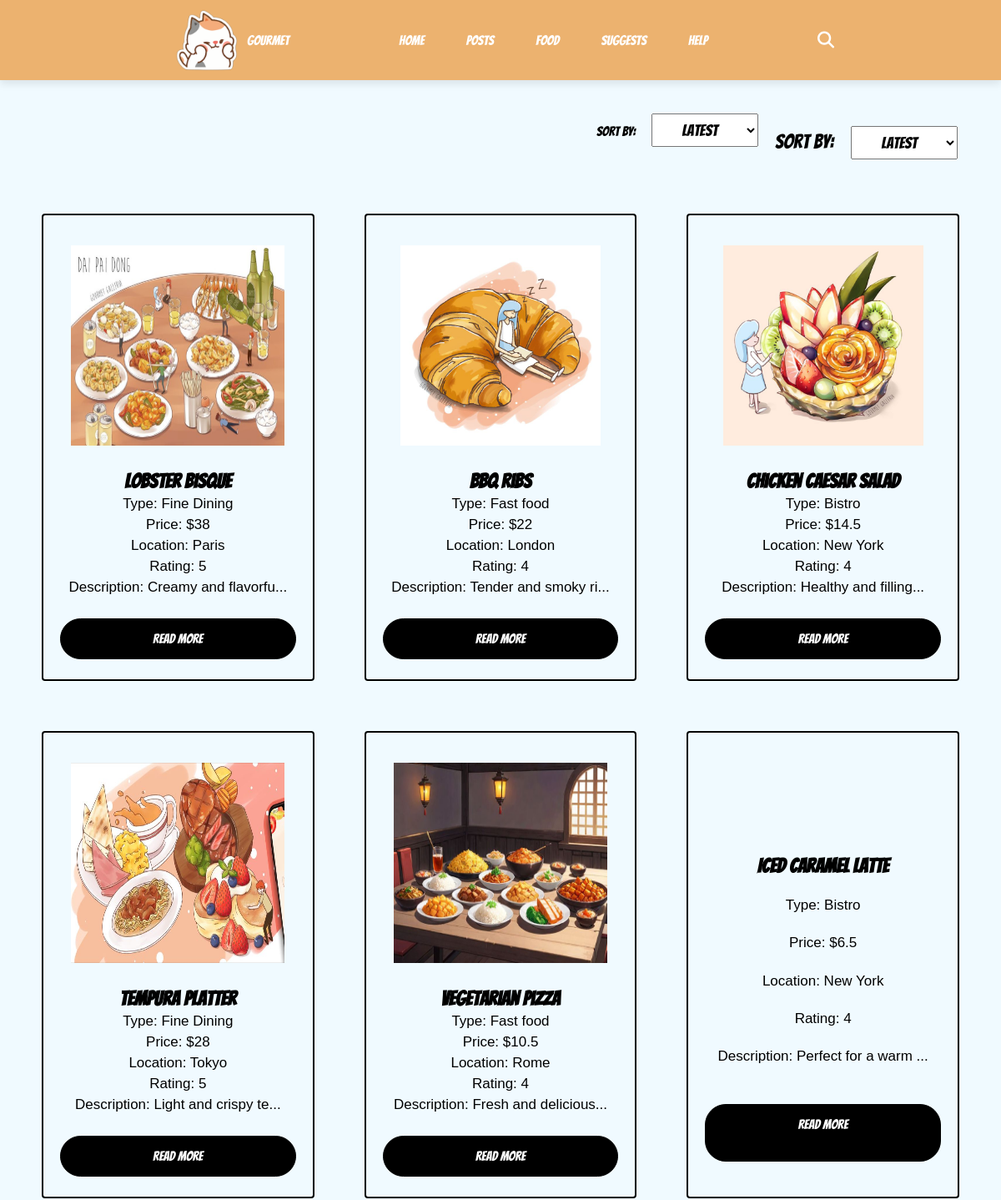
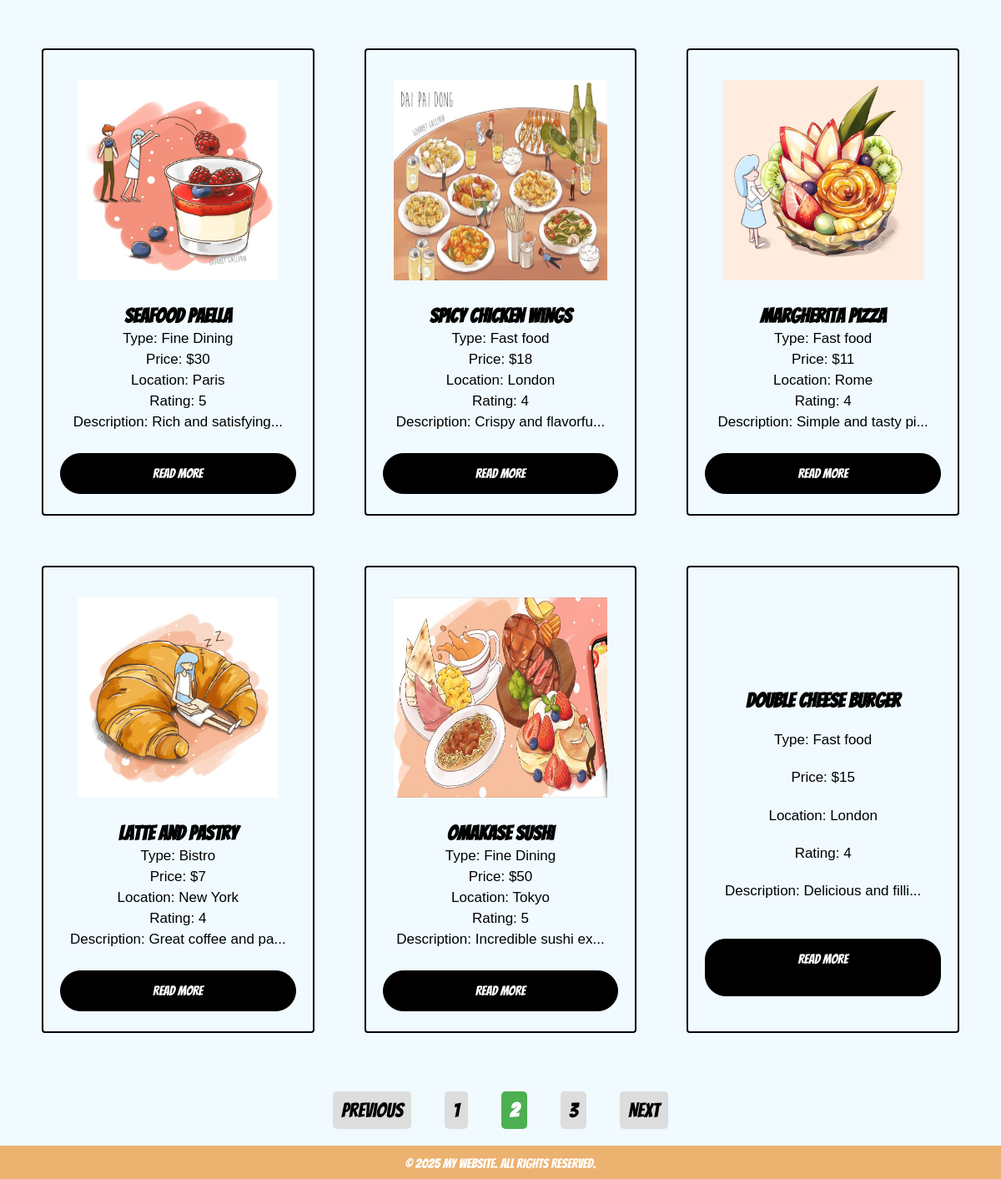
The page /index.php?page=posts&sort=latest&p=2 on the database its author committed (2 pictures, top to bottom).
### tables this page shows
CREATE TABLE Post (
	ID INT AUTO_INCREMENT PRIMARY KEY,
    Price FLOAT CHECK (Price > 0),
    Image VARCHAR(255),
    Postname VARCHAR(255) ,
    Post_datetime DATETIME ,
    Username VARCHAR(255) ,
    Description LONGTEXT ,
    Rating ENUM('1','2','3','4','5') DEFAULT '1',
    Restaurent_ID CHAR(5),
    Restaurent_type ENUM('Fine Dining', 'Fast food', 'Bistro', 'Buffet', 'Bakery')  DEFAULT 'Fine Dining'
);

CREATE TABLE Restaurent(
	ID CHAR(5) UNIQUE,
    Res_name VARCHAR(255),
    Res_type ENUM('Fine Dining', 'Fast food', 'Bistro', 'Buffet', 'Bakery') NOT NULL DEFAULT 'Fine Dining',
    Location TEXT NOT NULL
);

### pages/posts.php (the view, shortened to what this page needs)
<?php
  $conn = mysqli_connect('localhost', 'thanh', 'bavui4444', 'GOURMET');
  $sort_option = isset($_GET['sort']) ? $_GET['sort'] : 'latest';
  $order_by = '';
  switch ($sort_option) {
    case 'latest':
      $order_by = 'Post.Post_datetime DESC';
      break;
  }
  $items_per_page = 12;
  $current_page = isset($_GET['p']) ? (int)$_GET['p'] : 1;
  $offset = ($current_page - 1) * $items_per_page;
  $sql = "SELECT * FROM Post JOIN Restaurent ON Post.Restaurent_ID = Restaurent.ID ORDER BY $order_by LIMIT $items_per_page OFFSET $offset";
  $result = mysqli_query($conn, $sql);
  $posts = mysqli_fetch_all($result, MYSQLI_ASSOC);
  $count_sql = "SELECT COUNT(*) AS total FROM Post";
  $count_result = mysqli_query($conn, $count_sql);
  $total_items = mysqli_fetch_assoc($count_result)['total'];
  $total_pages = ceil($total_items / $items_per_page);
?>
<!DOCTYPE html>
<html lang="en">
<head>
  <link rel="stylesheet" href="<?= BASE_URL ?>style/services2.css">
  <link rel="stylesheet" href="<?= BASE_URL ?>style/cards.css">
  <link rel="stylesheet" href="<?= BASE_URL ?>style/filter.css">
</head>
<body>
<header>
    <nav class="nav">
      <a href="#" class="logo" id="logo-img"> <img src="<?= BASE_URL ?>/image/output.jpg" alt=""> Gourmet</a>
      <ul class="nav-links">
        <li><a href="index.php">Home</a></li>
        <li><a href="index.php?page=posts">Posts</a></li>
        <li><a href="#">Food</a></li>
        <li><a href="#">Suggests</a></li>
        <li><a href="#">Help</a></li>
      </ul>
      <i class="fa-solid fa-magnifying-glass search-icon" id="searchIcon"></i>
    </nav>
  </header>
  <main>
    <div class="filter">
    <div class="filter-columns" >
        <label for="sort">Sort by: </label>
        <select id="sort" onchange="applySort()" style="font-size: 1.2rem; width: 8rem; height: max-content; padding: 0.5rem 0rem; text-align: center;margin-left: 1rem;">
          <option value="latest" <?= $sort_option == 'latest' ? 'selected' : '' ?>>Latest</option>
        </select>
      </div>
      <div class="filter-options" >
        <label for="sort">Sort by: </label>
        <select id="sort" onchange="applySort()" style="font-size: 1.2rem; width: 8rem; height: max-content; padding: 0.5rem 0rem; text-align: center;margin-left: 1rem;">
          <option value="latest" <?= $sort_option == 'latest' ? 'selected' : '' ?>>Latest</option>
        </select>
      </div>
    </div>
  <div class="cards">
    <div class="services">
      <?php foreach ($posts as $post) { ?>
        <div class="content content-1">
          <div class="fa-solid">
          <img src="<?= htmlspecialchars($post['Image']); ?>" alt="" />
          </div>
          <h2><?= htmlspecialchars($post['Postname']); ?></h2>
          <p id="type_res">Type: <?= htmlspecialchars($post['Restaurent_type']); ?></p>
          <p id="price">Price: $<?= htmlspecialchars($post['Price']); ?></p>
          <p id="location_res">Location: <?= htmlspecialchars($post['Location']); ?></p>
          <p id="rating">Rating: <?= htmlspecialchars($post['Rating']); ?></p>
          <p id="brief">Description: <?= strlen($post['Description']) > 19 ? substr($post['Description'], 0, 19) . '...' : $post['Description']; ?></p>
          <a href="#">Read More</a>
        </div>
      <?php } ?>
    </div>
  </div>
  <div style="display: flex; justify-content: center; align-items: center;">
  <div class="pagination">
    <?php if ($total_pages > 1) { ?>
      <?php if ($current_page > 1) { ?>
        <a href="index.php?page=posts&sort=<?= $sort_option; ?>&p=<?= $current_page - 1; ?>" class="page-link">Previous</a>
      <?php } ?>
      <?php if ($current_page > 1) { ?>
        <a href="index.php?page=posts&sort=<?= $sort_option; ?>&p=<?= $current_page - 1; ?>" class="page-link"><?= $current_page - 1; ?></a>
      <?php } ?>
      <a href="index.php?page=posts&sort=<?= $sort_option; ?>&p=<?= $current_page; ?>" class="page-link active"><?= $current_page; ?></a>
      <?php if ($current_page < $total_pages) { ?>
        <a href="index.php?page=posts&sort=<?= $sort_option; ?>&p=<?= $current_page + 1; ?>" class="page-link"><?= $current_page + 1; ?></a>
      <?php } ?>
      <?php if ($current_page < $total_pages) { ?>
        <a href="index.php?page=posts&sort=<?= $sort_option; ?>&p=<?= $current_page + 1; ?>" class="page-link">Next</a>
      <?php } ?>
    <?php } ?>
  </div>
</div>
  </main>
  <footer>
    <p>&copy; 2025 My Website. All Rights Reserved.</p>
  </footer>
</body>
</html>

### style/services2.css (style rules this page uses)
* { margin: 0; padding: 0; box-sizing: border-box; font-family: "Bangers", serif; }
body { background: #f0faff; display: flex; flex-direction: column; min-height: 100vh; }
header { top: 0; }
.nav { position: fixed; top:0; left: 0; width: 100%; padding: 0 200px; background: #ecb26f; box-shadow: 0 4px 10px rgba(0, 0, 0, 0.1); }
nav a img { width: 6rem; height: auto; }
#logo-img { display: flex; align-items: center; justify-content: center; }
.nav , .nav .nav-links { display: flex; align-items: center; }
.nav { justify-content: space-between; }
a { text-decoration: none; color: #fff; }
.nav .logo { font-family: 22px; font-weight: 500; }
.nav .nav-links { column-gap: 50px; list-style: none; }
.nav .nav-links a { transition: all 0.2s linear; }
.nav .search-icon { color: #fff; font-size: 20px; cursor: pointer; }
footer { background-color: #ecb26f; color: white; text-align: center; justify-content: center; padding: 0.8rem; position: inherit; width: 100%; bottom: 0; height: 5vh; }
main { margin-top: 8.5rem; }

### style/cards.css (style rules this page uses)
.cards { max-width: 100rem; margin: 0 auto; text-align: center; padding: 30px; }
.services { display: flex; flex-wrap: wrap; justify-content: center; gap: 20px; display: grid; grid-template-columns: repeat(4,1fr); gap: 20px; }
.content { display: flex; flex-wrap: wrap; flex: 1; margin: 20px; padding: 20px; border: 2px solid black; border-radius: 4px; transition: all .3s ease; height: 35rem; }
.content-1 { gap: 5px; }
.content .fa-solid { font-size: 70px; margin: 16px 0; }
.content .fa-solid img { width: auto; height: 15rem; max-width: 16rem; min-width: 10rem; }
.content > * { flex: 1 1 100%; }
.content p { font-size: 17px; font-family: 'Poppins' ,sans-serif; }
.content a { margin: 22px 0; background: black; color: white; text-align: none; text-transform: uppercase; border: 1px solid black; padding: 15px 0; border-radius: 25px; transition: .3s ease; }
#brief { display: -webkit-box; -webkit-line-clamp: 1; -webkit-box-orient: vertical; overflow: hidden; text-overflow: ellipsis; max-height: 60px; }
@media (max-width: 1400px) { .services { display: grid; grid-template-columns: repeat(3,1fr); } }

### style/filter.css (style rules this page uses)
.filter { display: flex; justify-content: flex-end; padding-right: 2rem; }
.filter-options { padding: 15px 20px; font-size: 1.5rem; }

### pages/posts.php (style rules this page uses)
.page-link { color: black; padding: .5rem 1rem; margin: 0rem 1rem; }
.pagination { display: flex; align-items: center; justify-content: center; text-align: center; margin: 20px; font-size: 1.5rem; max-width: 15rem; width: fit-content; min-width: 5rem; }
.pagination { gap: 8px; }
.page-link { padding: 10px; text-decoration: none; background: #ddd; border-radius: 5px; transition: background 0.3s; }
.page-link.active { background: #4CAF50; color: white; font-weight: bold; }

### rows shown on the page
post: Image (picture), Postname "Lobster Bisque", Restaurent_type "Fine Dining", Price "38", Restaurent_ID.Location "Paris", Rating "5", Description "Creamy and flavorfu"
post: Image (picture), Postname "BBQ Ribs", Restaurent_type "Fast food", Price "22", Restaurent_ID.Location "London", Rating "4", Description "Tender and smoky ri"
post: Image (picture), Postname "Chicken Caesar Salad", Restaurent_type "Bistro", Price "14.5", Restaurent_ID.Location "New York", Rating "4", Description "Healthy and filling"
post: Image (picture), Postname "Tempura Platter", Restaurent_type "Fine Dining", Price "28", Restaurent_ID.Location "Tokyo", Rating "5", Description "Light and crispy te"
post: Image (picture), Postname "Vegetarian Pizza", Restaurent_type "Fast food", Price "10.5", Restaurent_ID.Location "Rome", Rating "4", Description "Fresh and delicious"
post: Postname "Iced Caramel Latte", Restaurent_type "Bistro", Price "6.5", Restaurent_ID.Location "New York", Rating "4", Description "Perfect for a warm"
post: Image (picture), Postname "Seafood Paella", Restaurent_type "Fine Dining", Price "30", Restaurent_ID.Location "Paris", Rating "5", Description "Rich and satisfying"
post: Image (picture), Postname "Spicy Chicken Wings", Restaurent_type "Fast food", Price "18", Restaurent_ID.Location "London", Rating "4", Description "Crispy and flavorfu"
post: Image (picture), Postname "Margherita Pizza", Restaurent_type "Fast food", Price "11", Restaurent_ID.Location "Rome", Rating "4", Description "Simple and tasty pi"
post: Image (picture), Postname "Latte and Pastry", Restaurent_type "Bistro", Price "7", Restaurent_ID.Location "New York", Rating "4", Description "Great coffee and pa"
post: Image (picture), Postname "Omakase Sushi", Restaurent_type "Fine Dining", Price "50", Restaurent_ID.Location "Tokyo", Rating "5", Description "Incredible sushi ex"
post: Postname "Double Cheese burger", Restaurent_type "Fast food", Price "15", Restaurent_ID.Location "London", Rating "4", Description "Delicious and filli"

### other values the page prints
$current_page - 1 "1"
$current_page "2"
$current_page + 1 "3"
